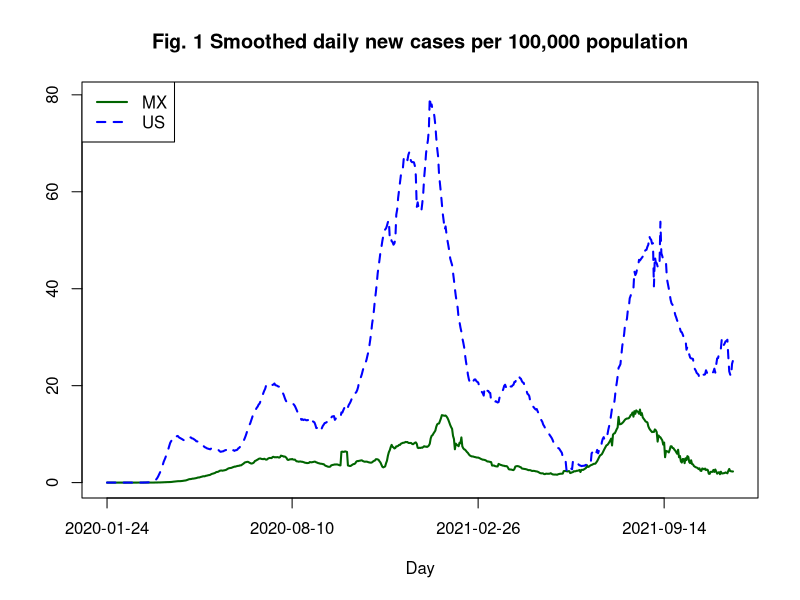
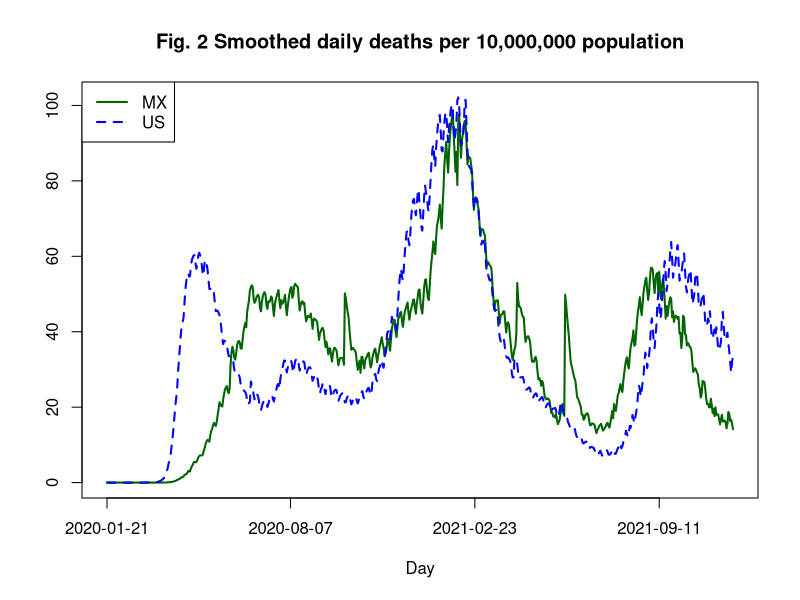
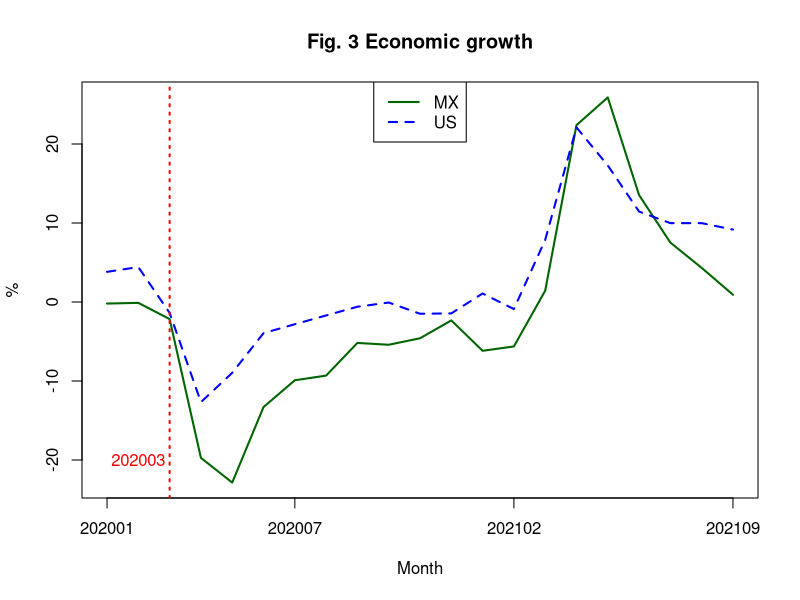
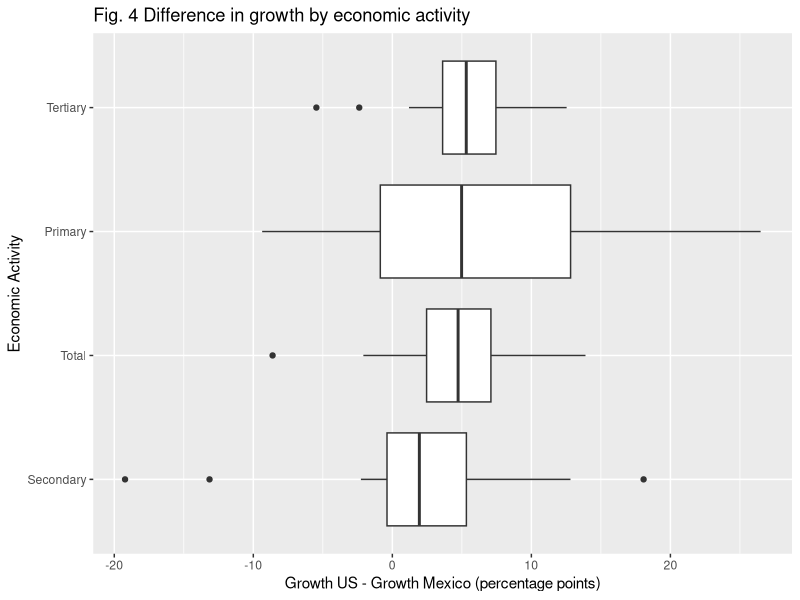
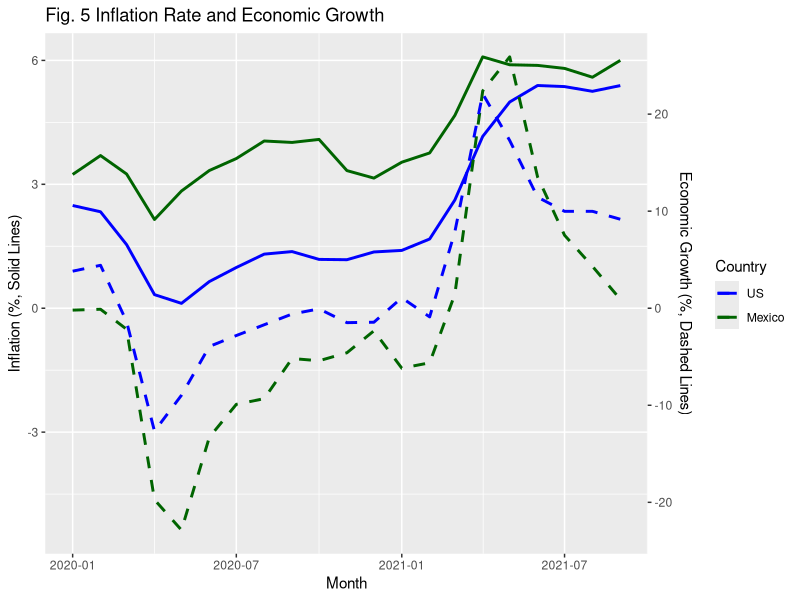

Here is the R script that generated these plots, in order: (Note: this script raises an error after producing the figures.)
## ---- chunk 1
library(forecast)
library(dplyr)
library(tidyr)
library(ggplot2)
library(zoo)
# render_book()

covid_MX <- read.csv("Data/COVID_mex.csv", stringsAsFactors = F)
covid_US <- read.csv("Data/COVID_usa.csv", stringsAsFactors = F)

inflation_MX <- read.csv("Data/Inflation_MX_2019_2021.csv", stringsAsFactors = F)
inflation_US <- read.csv("Data/Inflation_US_2012_2021.csv", stringsAsFactors = F)

GDP_MX <- read.csv("Data/GDP_MX_Clean.csv", stringsAsFactors = F)
GDP_US <- read.csv("Data/GDP_US_Clean.csv", stringsAsFactors = F)
## ---- chunk 2

aux <- covid_MX %>% inner_join(dplyr::select(covid_US, date, confirmed, population),
                        by=c("date"="date"))
aux$Daily_Cases_MX <- c(aux$confirmed.x[1], (aux$confirmed.x[-1]-aux$confirmed.x[-nrow(aux)])) / aux$population.x
aux$Daily_Cases_US <- c(aux$confirmed.y[1], (aux$confirmed.y[-1]-aux$confirmed.y[-nrow(aux)])) / aux$population.y

# Simple exponential smoothing function
ES <- function(x, l){
  s = rep(0, length(x))
  for(k in 1:length(x)){
    if(k==1){
      s[k] = x[k]
    }else{
      s[k] = l*x[k] + (1-l)*s[k-1]
    }
  }
  return(s)
}

aux[is.na(aux)] <- 0
aux <- aux %>% 
  mutate(Cases_MX = zoo::rollmean(Daily_Cases_MX, k = 7, fill = NA),
         Cases_US = zoo::rollmean(Daily_Cases_US, k = 7, fill = NA) ) %>% 
  filter(!is.na(Cases_US))

#aux$Cases_MX <- ES(aux$Daily_Cases_MX, 0.2)
#aux$Cases_US <- ES(aux$Daily_Cases_US, 0.2)
#aux <- aux %>% filter(!is.na(Cases_US))
#aux <- aux[-1, ]

ts.plot(ts( 100000*aux$Cases_MX ),
     ts( 100000*aux$Cases_US ), col=c("darkgreen", "blue"), lty=c(1,2), lwd=2,
     xlab="Day", gpars=list(xaxt='n'), main="Fig. 1 Smoothed daily new cases per 100,000 population" )
indx <- c(1, 200*(1:3))
axis(side=1, at=indx, labels=aux$date[indx], cex=0.7)
legend("topleft", legend=c("MX", "US"), lty=c(1, 2), lwd=2, col=c("darkgreen", "blue"))
#abline(v=c(140, 210, 270, 410, 500, 550), col="gray", lty=2)


## ---- chunk 3

aux <- covid_MX %>% inner_join(dplyr::select(covid_US, date, deaths, population),
                        by=c("date"="date"))
aux$Daily_Cases_MX <- c(aux$deaths.x[1], (aux$deaths.x[-1]-aux$deaths.x[-nrow(aux)])) / aux$population.x
aux$Daily_Cases_US <- c(aux$deaths.y[1], (aux$deaths.y[-1]-aux$deaths.y[-nrow(aux)])) / aux$population.y

#aux <- aux %>% 
#  mutate(Cases_MX = zoo::rollmean(Daily_Cases_MX, k = 7, fill = NA),
#         Cases_US = zoo::rollmean(Daily_Cases_US, k = 7, fill = NA) ) %>% 
#  filter(!is.na(Cases_US))

aux[is.na(aux)] <- 0
aux$Cases_MX <- ES(aux$Daily_Cases_MX, 0.1)
aux$Cases_US <- ES(aux$Daily_Cases_US, 0.1)
aux <- aux %>% filter(!is.na(Cases_US))

ts.plot(ts( 10000000*aux$Cases_MX ),
     ts( 10000000*aux$Cases_US ), col=c("darkgreen", "blue"), lty=c(1,2), lwd=2,
     xlab="Day", gpars=list(xaxt='n'), main="Fig. 2 Smoothed daily deaths per 10,000,000 population" )
indx <- c(1, 200*(1:3))
axis(side=1, at=indx, labels=aux$date[indx], cex=0.7)
legend("topleft", legend=c("MX", "US"), lty=c(1, 2), lwd=2, col=c("darkgreen", "blue"))

## ---- chunk 4
ts.plot(ts( GDP_MX$Total[13:nrow(GDP_MX)] ),
     ts( GDP_US$Total[13:nrow(GDP_US)] ), col=c("darkgreen", "blue"), lty=c(1,2), lwd=2, ylab="%",
     xlab="Month", gpars=list(xaxt='n'), main="Fig. 3 Economic growth" )
indx <- c(1, 7*(1:3))
axis(side=1, at=indx, labels=GDP_MX$Periodo[13:nrow(GDP_MX)][indx], cex=0.8)
legend("top", legend=c("MX", "US"), lty=c(1, 2), lwd=2, col=c("darkgreen", "blue"))
text(2, -20, "202003", col="red")
abline(v=3, col="red", lwd=2, lty=3)

## ---- chunk 5
aux <- GDP_MX
aux$Total <- GDP_US$Total - GDP_MX$Total
aux$Primarias <- GDP_US$Primarias - GDP_MX$Primarias
aux$Secundarias <- GDP_US$Secundarias - GDP_MX$Secundarias
aux$Terciarias <- GDP_US$Terciarias - GDP_MX$Terciarias
aux <- aux[13:nrow(aux), ]
colnames(aux) <- c("Month", "Total", "Primary", "Secondary", "Tertiary")

aux %>% pivot_longer(Total:Tertiary, names_to="Diff_growth") %>% ggplot(aes(x=value, y=reorder(Diff_growth  , value, FUN = median) )) + geom_boxplot() + 
ggtitle('Fig. 4 Difference in growth by economic activity') +
labs(x = 'Growth US - Growth Mexico (percentage points)', y = 'Economic Activity')
## ---- chunk 6
aux <- inflation_MX
aux <- aux[13:nrow(aux), ]
aux$Periodo <- 100*as.numeric(substring(aux$Month, 7, 10)) + as.numeric(substring(aux$Month, 4, 5))
aux$Annual_Inflation <- 100*aux$Annual_Inflation
aux$Annual_Inflation_US <- 100*inflation_US$inflation[(nrow(inflation_US)-21):nrow(inflation_US)]
aux <- aux %>% left_join(dplyr::select(GDP_MX, Periodo, Total ) ) %>% 
  left_join( dplyr::select(GDP_US, OBS, Total ), by=c("Periodo"="OBS") )
aux <- aux %>% filter(!is.na(Total.x))

scale_value = max(aux$Annual_Inflation, na.rm = TRUE)/ max(aux$Total.x, na.rm=TRUE) 
m <- min(aux$Total.x, na.rm=T)

aux %>% mutate(Month=as.Date(Month, format="%d/%m/%Y"),
               Total.x = Total.x,
               Total.y = Total.y ) %>%   
  ggplot() + 
  geom_line( aes(x= Month, y= Annual_Inflation, colour='dg'), size=1) +
  geom_line(aes(x= Month, y= Annual_Inflation_US, colour = 'b'), size=1) +
  geom_line(aes(x= Month, y = Total.x*scale_value, colour = 'dg'), 
            linetype = "dashed", size=1) + 
  geom_line(aes(x= Month, y = Total.y*scale_value, colour = 'b'), 
            linetype = "dashed", size=1) +
  scale_colour_manual(name = 'Country', 
         values =c(dg='darkgreen',b='blue'), labels = c('US','Mexico')) +
  scale_y_continuous(sec.axis = sec_axis(~./scale_value, name = 'Economic Growth (%, Dashed Lines)')) + ylab("Inflation (%, Solid Lines)") +
  ggtitle('Fig. 5 Inflation Rate and Economic Growth')
  
## ---- chunk 7
monthly_fin <- financials %>% 
  mutate(mon_yr = format(financials$Date, "%Y-%m")) %>% 
  drop_na() %>% 
  group_by(mon_yr) %>% 
  filter(Date == max(Date))

# Drop variables that do not appear on the heatmap
drop <- c('Date', 'S&P500', 'MexicanStocksIndex', 'USDMXN')
monthly_fin <- monthly_fin[,!(names(monthly_fin) %in% drop)] %>% 
  select(mon_yr, everything())

# Creation of indices
col_names <- colnames(monthly_fin)
for (sector in col_names[-1])
{
  base_value <- as.numeric(monthly_fin[monthly_fin$mon_yr == '2019-12', sector])
  monthly_fin[sector] <- 100*monthly_fin[sector]/base_value
}

# Dummy data
x <- monthly_fin$mon_yr
y <- col_names[-1]
data <- expand.grid(X=x, Y=y)
data$Z <- c(as.matrix(monthly_fin[,-1]))

# Give extreme colors
bound = max(abs(c(max(data$Z) - 100, min(data$Z) - 100)))
ggplot(data, aes(X, Y, fill= Z)) + 
  geom_tile() + 
  scale_fill_distiller(palette = "RdYlGn",
                       direction = 1,
                       limits = c(100 - bound, 100 + bound),
                       name = "Index value") +
  labs(title="Heatmap of sector indices of S&500 (base: Dec-2019 = 100)",
       x ="Month",
       y = "Sector") + 
  theme(axis.text.x = element_text(vjust = 0.5)) +
  theme(plot.title = element_text(hjust = 0.5)) + 
  theme(axis.text.x = element_text(angle = 90))
## ---- chunk 8
data_matrix <- 100*(as.matrix(monthly_fin[-1,-1]/monthly_fin[-nrow(monthly_fin),-1]) - 1)

# Dummy data
x <- monthly_fin$mon_yr[-1]
y <- col_names[-1]
data <- expand.grid(X=x, Y=y)
data$Z <- c(t(data_matrix))

# Give extreme colors
bound = max(abs(c(max(data$Z), min(data$Z))))
ggplot(data, aes(X, Y, fill= Z)) + 
  geom_tile() + 
  scale_fill_distiller(palette = "RdYlGn",
                       direction = 1,
                       limits = c(-bound, bound),
                       name = "Monthly return") +
  labs(title="Heatmap of monthly returns of sectors of S&500 (%)",
       x ="Month",
       y = "Sector") + 
  theme(axis.text.x = element_text(vjust = 0.5)) +
  theme(plot.title = element_text(hjust = 0.5)) + 
  theme(axis.text.x = element_text(angle = 90))
## ---- chunk 9
aux <- covid_MX %>% dplyr::select(date, confirmed, deaths, population) %>%
  inner_join( dplyr::select(covid_US, date, confirmed, deaths, population),
              by=c("date"="date"))
aux$Periodo <- 100*as.numeric(substring(aux$date, 1, 4)) + as.numeric(substring(aux$date, 6, 7))

aux$confirmed_MX <- c(aux$confirmed.x[1], (aux$confirmed.x[-1]-aux$confirmed.x[-nrow(aux)]))
aux$confirmed_US <- c(aux$confirmed.y[1], (aux$confirmed.y[-1]-aux$confirmed.y[-nrow(aux)]))
aux$death_MX <- c(aux$deaths.x[1],
                  (aux$deaths.x[-1]-aux$deaths.x[-nrow(aux)]))
aux$death_US <- c(aux$deaths.y[1],
                  (aux$deaths.y[-1]-aux$deaths.y[-nrow(aux)]))

aux <- aux %>% group_by(Periodo) %>%
  summarise(confirmed_MX = sum(confirmed_MX, na.rm=T),
            confirmed_US = sum(confirmed_US, na.rm=T),
            death_MX = sum(death_MX),
            death_US = sum(death_US) ) %>%
  filter(!is.na(confirmed_US)) %>% 
  left_join( dplyr::select(GDP_MX, Periodo, Total), by=c("Periodo"="Periodo") ) %>% 
  left_join( dplyr::select(GDP_US, OBS, Total), by=c("Periodo"="OBS") )




aux %>% 
  ggplot(aes(x=death_MX, y=Total.x)) + geom_smooth(method='lm')+
    geom_point(alpha=0.3, color='blue', size=1.8)+
  annotate('text', x=30000, y=25,
           label=paste("B1 =", trunc(1000000*coef(lm(Total.x~death_MX, data=aux))[2])/1000000) ) + labs(x="Monthly deaths", y="Economic Growth (%)", title="Fig. 6 Health - Economic Association: Mexico")

aux %>% 
  ggplot(aes(x=death_US, y=Total.y)) + geom_smooth(method='lm')+
    geom_point(alpha=0.3, color='blue', size=1.8)+
  annotate('text', x=80000, y=20,
           label=paste("B1 =", trunc(1000000*coef(lm(Total.y~death_US, data=aux))[2])/1000000) ) + labs(x="Monthly deaths", y="Economic Growth (%)", title="Fig. 7 Health - Economic Association: US")

# Confirmed no jala


